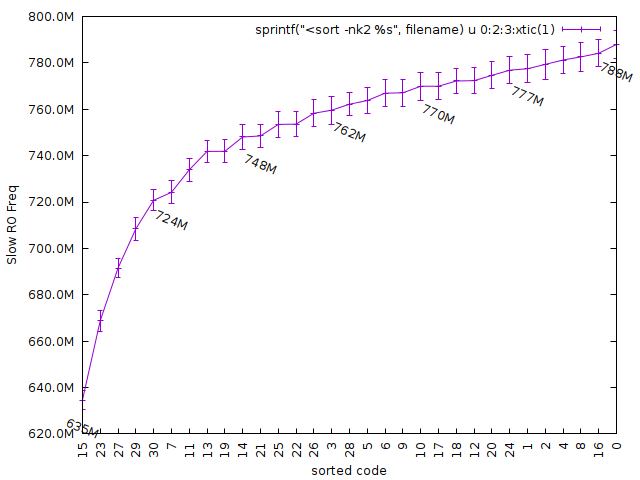

The gnuplot source for this figure:
set tics format "%.1s%c"
set xtics nomirror rotate by -270
set ylabel "Slow RO Freq"
set xlabel 'sorted code'
filename="Slow_alone.log"
#plot "<sort -nk2 $filename" u 0:2:3:xtic(1) w yerrorlines
plot sprintf("<sort -nk2 %s", filename) u 0:2:3:xtic(1) w yerrorlines,'' u ($0*5):2:(gprintf('%.0s%c',$2)) every 5 with labels rotate by -22 offset char 0,-2 notitle 

set term pngcairo font "Sans,9"
outfile=filename[0:strstrt(filename, ".")-1].".png"
set output outfile; replot; pr "[".outfile."] printed"
set t qt 0 font "Sans,9"; replot
